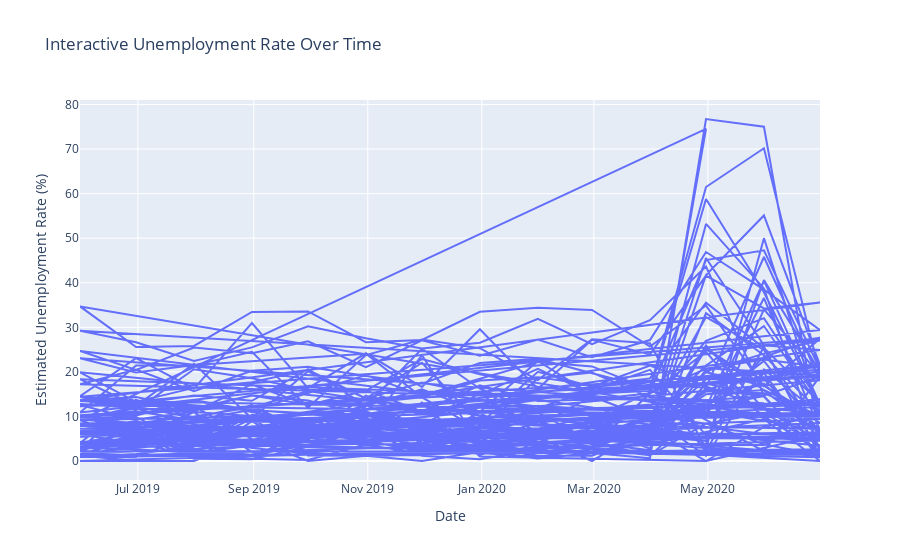

Here is the notebook cell this chart was saved with:
### Code cell
fig = px.line(df, x='Date', y='Estimated Unemployment Rate (%)', title='Interactive Unemployment Rate Over Time')
fig.show()

### Figure 1 — Plotly figure (JSON) as saved in the notebook; plotly's stock layout.template omitted (floating-point values rounded to 4 significant figures; data arrays with more than 128 entries replaced by an {"elided": "..."} marker saying what was removed)
{"data": [{"hovertemplate": "Date=%{x}<br>Estimated Unemployment Rate (%)=%{y}<extra></extra>", "legendgroup": "", "line": {"color": "#636efa", "dash": "solid"}, "marker": {"symbol": "circle"}, "mode": "lines", "name": "", "orientation": "v", "showlegend": false, "type": "scatter", "x": {"elided": "740 str values"}, "xaxis": "x", "y": {"elided": "740 float values"}, "yaxis": "y"}], "layout": {"autosize": true, "legend": {"tracegroupgap": 0}, "title": {"text": "Interactive Unemployment Rate Over Time"}, "xaxis": {"anchor": "y", "autorange": true, "domain": [0, 1], "range": ["2019-05-31", "2020-06-30"], "title": {"text": "Date"}, "type": "date"}, "yaxis": {"anchor": "x", "autorange": true, "domain": [0, 1], "range": [-4.263, 81.0], "title": {"text": "Estimated Unemployment Rate (%)"}, "type": "linear"}}}
